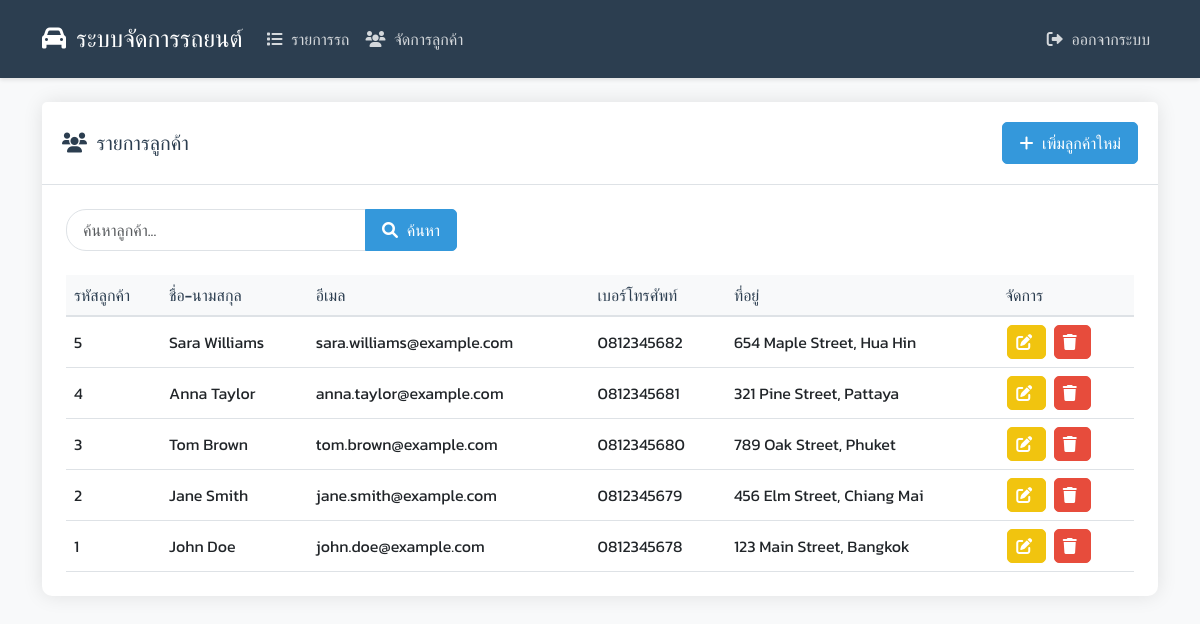
/customers.php (signed in), run on the app's committed database.
### tables this page shows
CREATE TABLE `customers` (
  `customer_id` int(11) NOT NULL COMMENT 'รหัสลูกค้า (Primary Key)',
  `first_name` varchar(100) NOT NULL COMMENT 'ชื่อลูกค้า',
  `last_name` varchar(100) NOT NULL COMMENT 'นามสกุลลูกค้า',
  `phone_number` varchar(15) NOT NULL COMMENT 'เบอร์โทรศัพท์',
  `email` varchar(150) DEFAULT NULL COMMENT 'อีเมล',
  `address` text DEFAULT NULL COMMENT 'ที่อยู่',
  `driver_license_number` varchar(50) NOT NULL COMMENT 'หมายเลขใบขับขี่',
  `create_date` timestamp NOT NULL DEFAULT current_timestamp() COMMENT 'วันที่สร้างข้อมูล',
  `update_date` timestamp NOT NULL DEFAULT current_timestamp() ON UPDATE current_timestamp() COMMENT 'วันที่แก้ไขข้อมูลล่าสุด'
);

### api/customer.php (called while the page is built, shortened)
<?php
class Customer {
    private $conn;
    private $table_name = "customers";
    public function __construct($db) {
        $this->conn = $db;
    }
    public function read() {
        $query = "SELECT * FROM " . $this->table_name . " ORDER BY customer_id DESC";
        $stmt = $this->conn->prepare($query);
        $stmt->execute();
        return $stmt;
    }
}
?>

### customers.php (the view, shortened to what this page needs)
<?php
require_once 'api/customer.php';
$database = new Database();
$db = $database->getConnection();
$customer = new Customer($db);
$search = isset($_GET['search']) ? $_GET['search'] : '';
if ($search) {
    $stmt = $customer->search($search);
} else {
    $stmt = $customer->read();
}
?>
<!DOCTYPE html>
<html lang="th">
<head>
    <link href="https://cdn.jsdelivr.net/npm/bootstrap@5.3.0/dist/css/bootstrap.min.css" rel="stylesheet">
    <link href="https://cdnjs.cloudflare.com/ajax/libs/font-awesome/6.0.0/css/all.min.css" rel="stylesheet">
    <link href="css/style.css" rel="stylesheet">
</head>
<body>
    <nav class="navbar navbar-expand-lg navbar-dark">
        <div class="container">
            <a class="navbar-brand" href="index.php">
                <i class="fas fa-car"></i> ระบบจัดการรถยนต์
            </a>
            <div class="collapse navbar-collapse" id="navbarNav">
                <ul class="navbar-nav me-auto">
                    <li class="nav-item">
                        <a class="nav-link" href="cars.php">
                            <i class="fas fa-list"></i> รายการรถ
                        </a>
                    </li>
                    <li class="nav-item">
                        <a class="nav-link active" href="customers.php">
                            <i class="fas fa-users"></i> จัดการลูกค้า
                        </a>
                    </li>
                </ul>
                <ul class="navbar-nav">
                    <li class="nav-item">
                        <a class="nav-link" href="logout.php">
                            <i class="fas fa-sign-out-alt"></i> ออกจากระบบ
                        </a>
                    </li>
                </ul>
            </div>
        </div>
    </nav>
    <div class="container mt-4">
        <div class="card">
            <div class="card-header d-flex justify-content-between align-items-center">
                <h5 class="mb-0">
                    <i class="fas fa-users"></i> รายการลูกค้า
                </h5>
                <a href="add_customer.php" class="btn btn-primary">
                    <i class="fas fa-plus"></i> เพิ่มลูกค้าใหม่
                </a>
            </div>
            <div class="card-body">
                <form method="GET" class="mb-4">
                    <div class="input-group">
                        <input type="text" name="search" class="form-control search-box" placeholder="ค้นหาลูกค้า..." value="<?php echo $search; ?>">
                        <button type="submit" class="btn btn-primary">
                            <i class="fas fa-search"></i> ค้นหา
                        </button>
                    </div>
                </form>
                <div class="table-responsive">
                    <table class="table table-hover">
                        <thead>
                            <tr>
                                <th>รหัสลูกค้า</th>
                                <th>ชื่อ-นามสกุล</th>
                                <th>อีเมล</th>
                                <th>เบอร์โทรศัพท์</th>
                                <th>ที่อยู่</th>
                                <th>จัดการ</th>
                            </tr>
                        </thead>
                        <tbody>
                            <?php while ($row = $stmt->fetch(PDO::FETCH_ASSOC)): ?>
                                <tr>
                                    <td><?php echo $row['customer_id']; ?></td>
                                    <td><?php echo $row['first_name'] . ' ' . $row['last_name']; ?></td>
                                    <td><?php echo $row['email']; ?></td>
                                    <td><?php echo $row['phone_number']; ?></td>
                                    <td><?php echo $row['address']; ?></td>
                                    <td>
                                        <a href="edit_customer.php?id=<?php echo $row['customer_id']; ?>" class="btn btn-warning btn-action">
                                            <i class="fas fa-edit"></i>
                                        </a>
                                        <a href="delete_customer.php?id=<?php echo $row['customer_id']; ?>" class="btn btn-danger btn-action" onclick="return confirm('คุณแน่ใจหรือไม่ที่จะลบข้อมูลลูกค้านี้?')">
                                            <i class="fas fa-trash"></i>
                                        </a>
                                    </td>
                                </tr>
                            <?php endwhile; ?>
                        </tbody>
                    </table>
                </div>
            </div>
        </div>
    </div>
</body>
</html>

### css/style.css (style rules this page uses)
:root { --primary-color: #2c3e50; --secondary-color: #3498db; --accent-color: #e74c3c; --text-color: #2c3e50; --light-gray: #f8f9fa; --border-color: #dee2e6; }
body { font-family: 'Kanit', sans-serif; background-color: var(--light-gray); color: var(--text-color); }
.navbar { background-color: var(--primary-color); padding: 1rem; box-shadow: 0 2px 4px rgba(0,0,0,0.1); }
.navbar-brand { color: white !important; font-size: 1.5rem; font-weight: 500; }
.nav-link { color: rgba(255,255,255,.8) !important; transition: color 0.3s ease; padding: 0.5rem 1rem; }
.nav-link i { margin-right: 5px; }
.card { border: none; border-radius: 10px; box-shadow: 0 0 20px rgba(0,0,0,0.1); margin-bottom: 20px; transition: transform 0.3s ease; }
.card-header { background-color: white; border-bottom: 1px solid var(--border-color); padding: 1.25rem; }
.card-header h5 { color: var(--primary-color); font-weight: 500; }
.card-body { padding: 1.5rem; }
.table { margin-bottom: 0; }
.table th { background-color: var(--light-gray); color: var(--primary-color); font-weight: 500; border-bottom: 2px solid var(--border-color); }
.table td { vertical-align: middle; }
.btn { padding: 0.5rem 1rem; border-radius: 5px; transition: all 0.3s ease; }
.btn-primary { background-color: var(--secondary-color); border-color: var(--secondary-color); }
.btn-warning { background-color: #f1c40f; border-color: #f1c40f; color: white; }
.btn-danger { background-color: var(--accent-color); border-color: var(--accent-color); }
.btn-action { margin: 0 2px; padding: 0.25rem 0.5rem; }
.search-box { max-width: 300px; border-radius: 20px; padding: 0.5rem 1rem; border: 1px solid var(--border-color); transition: all 0.3s ease; }
.fas { margin-right: 5px; }

### data on the page
customers: customer_id "5", first_name "Sara", last_name "Williams", email "sara.williams@example.com", phone_number "0812345682", address "654 Maple Street, Hua Hin"
customers: customer_id "4", first_name "Anna", last_name "Taylor", email "anna.taylor@example.com", phone_number "0812345681", address "321 Pine Street, Pattaya"
customers: customer_id "3", first_name "Tom", last_name "Brown", email "tom.brown@example.com", phone_number "0812345680", address "789 Oak Street, Phuket"
customers: customer_id "2", first_name "Jane", last_name "Smith", email "jane.smith@example.com", phone_number "0812345679", address "456 Elm Street, Chiang Mai"
customers: customer_id "1", first_name "John", last_name "Doe", email "john.doe@example.com", phone_number "0812345678", address "123 Main Street, Bangkok"
